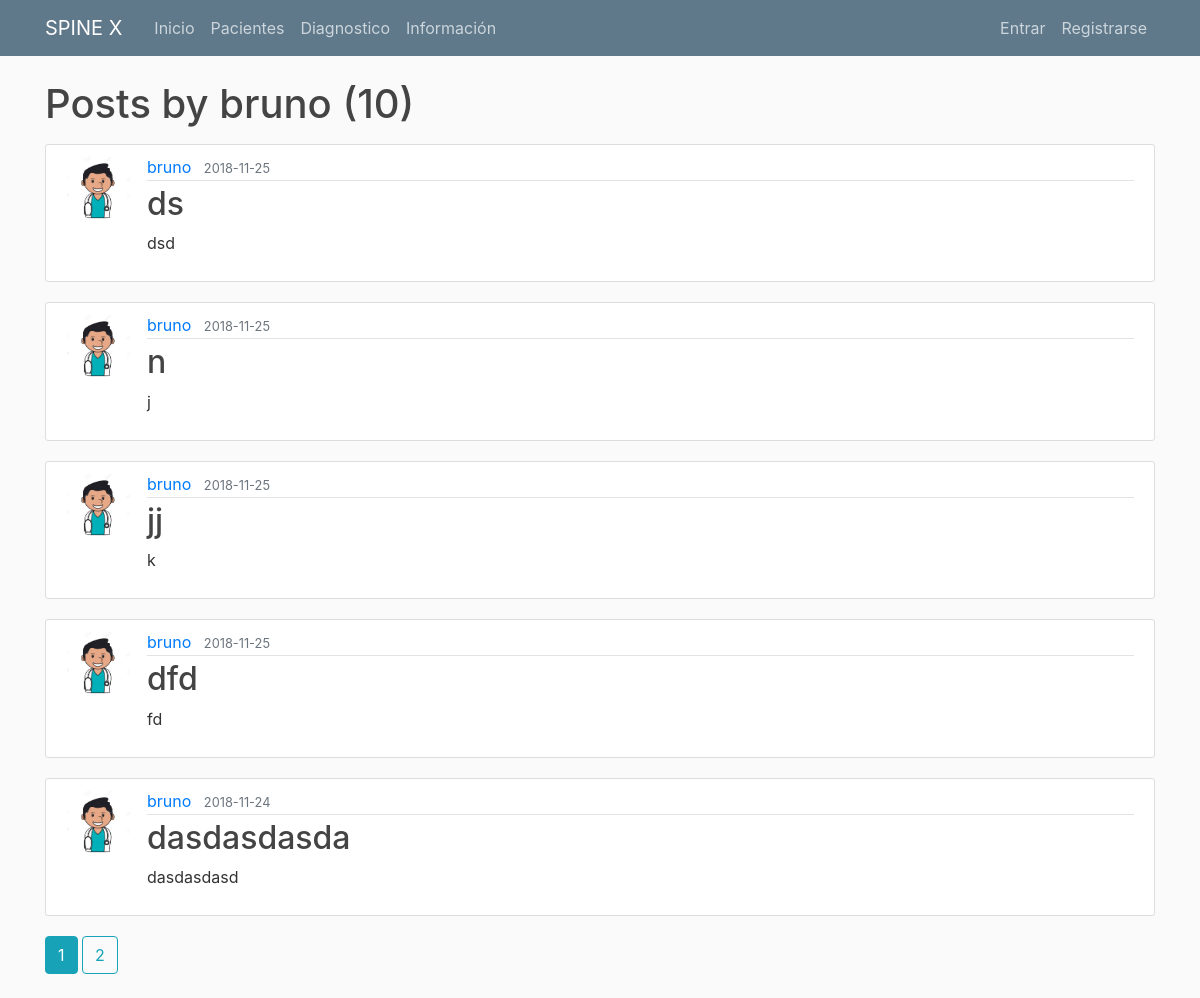
Page /user/bruno on the committed database.
### flaskblog/models.py (models this page shows, shortened)
class User(db.Model, UserMixin):
    id = db.Column(db.Integer, primary_key=True)
    username = db.Column(db.String(20), unique=True, nullable=False)
    email = db.Column(db.String(120), unique=True, nullable=False)
    image_file = db.Column(db.String(20), nullable=False, default='default.jpg')
    password = db.Column(db.String(60), nullable=False)
    posts = db.relationship('Post', backref='author', lazy=True)
    patients = db.relationship('Patient', backref='doctor', lazy=True)

class Post(db.Model):
    id = db.Column(db.Integer, primary_key=True)
    title = db.Column(db.String(100), nullable=False)
    date_posted = db.Column(db.DateTime, nullable=False, default=datetime.utcnow)
    content = db.Column(db.Text, nullable=False)
    user_id = db.Column(db.Integer, db.ForeignKey('user.id'), nullable=False)

### flaskblog/routes.py (the view)
@app.route("/user/<string:username>")
def user_posts(username):
    page = request.args.get('page', 1, type=int)
    user = User.query.filter_by(username=username).first_or_404()
    posts = Post.query.filter_by(author=user)\
        .order_by(Post.date_posted.desc())\
        .paginate(page=page, per_page=5)
    return render_template('user_posts.html', posts=posts, user=user)

### flaskblog/templates/user_posts.html
{% extends "layout.html" %}
{% block content %}
    <h1 class="mb-3">Posts by {{ user.username }} ({{ posts.total }})</h1>
    {% for post in posts.items %}
        <article class="media content-section">
          <img class="rounded-circle article-img" src="{{ url_for('static', filename='profile_pics/' + post.author.image_file) }}">
          <div class="media-body">
            <div class="article-metadata">
              <a class="mr-2" href="{{ url_for('user_posts', username=post.author.username) }}">{{ post.author.username }}</a>
              <small class="text-muted">{{ post.date_posted.strftime('%Y-%m-%d') }}</small>
            </div>
            <h2><a class="article-title" href="{{ url_for('post', post_id=post.id) }}">{{ post.title }}</a></h2>
            <p class="article-content">{{ post.content }}</p>
          </div>
        </article>
    {% endfor %}
    {% for page_num in posts.iter_pages(left_edge=1, right_edge=1, left_current=1, right_current=2) %}
      {% if page_num %}
        {% if posts.page == page_num %}
          <a class="btn btn-info mb-4" href="{{ url_for('user_posts', username=user.username, page=page_num) }}">{{ page_num }}</a>
        {% else %}
          <a class="btn btn-outline-info mb-4" href="{{ url_for('user_posts', username=user.username, page=page_num) }}">{{ page_num }}</a>
        {% endif %}
      {% else %}
        ...
      {% endif %}
    {% endfor %}
{% endblock content %}

### flaskblog/templates/layout.html (shortened to what this page needs)
<!DOCTYPE html>
<html>
<head>
    <link rel="stylesheet" href="https://maxcdn.bootstrapcdn.com/bootstrap/4.0.0/css/bootstrap.min.css">
    <link rel="stylesheet" type="text/css" href="{{ url_for('static', filename='main.css') }}">
</head>
<body>
    <header class="site-header">
      <nav class="navbar navbar-expand-md navbar-dark bg-steel fixed-top">
        <div class="container">
          <a class="navbar-brand mr-4" href="/">SPINE X</a>
          <div class="collapse navbar-collapse" id="navbarToggle">
            <div class="navbar-nav mr-auto">
              <a class="nav-item nav-link" href="{{ url_for('home') }}">Inicio</a>
              <a class="nav-item nav-link" href="{{ url_for('patient_wall') }}">Pacientes</a>
              <a class="nav-item nav-link" href="{{ url_for('diagnostic') }}">Diagnostico</a>
              <a class="nav-item nav-link" href="{{ url_for('about') }}">Información</a>
            </div>
            <div class="navbar-nav">
              {% if current_user.is_authenticated %}
                <a class="nav-item nav-link" href="{{ url_for('new_patient') }}">Nuevo Paciente</a>
                <a class="nav-item nav-link" href="{{ url_for('account') }}">Mi cuenta</a>
                <a class="nav-item nav-link" href="{{ url_for('logout') }}">Salir</a>
              {% else %}
                <a class="nav-item nav-link" href="{{ url_for('login') }}">Entrar</a>
                <a class="nav-item nav-link" href="{{ url_for('register') }}">Registrarse</a>
              {% endif %}
            </div>
          </div>
        </div>
      </nav>
    </header>
    <main role="main" class="container">
      <div class="row">
        <div class="col-md-12">
          {% block content %}{% endblock %}
        </div>
      </div>
    </main>
</body>
</html>

### flaskblog/static/main.css (style rules this page uses)
body { background: #fafafa; color: #333333; margin-top: 5rem; }
h1, h2, h3, h4, h5, h6 { color: #444444; }
.bg-steel { background-color: #5f788a; }
.site-header .navbar-nav .nav-link { color: #cbd5db; }
.content-section { background: #ffffff; padding: 10px 20px; border: 1px solid #dddddd; border-radius: 3px; margin-bottom: 20px; }
.article-title { color: #444444; }
.article-content { white-space: pre-line; }
.article-img { height: 65px; width: 65px; margin-right: 16px; }
.article-metadata { padding-bottom: 1px; margin-bottom: 4px; border-bottom: 1px solid #e3e3e3 }

### rows in the picture
User: username "bruno"
Post: image_file (picture), author.username "bruno", date_posted "2018-11-25", title "ds", content "dsd"
Post: image_file (picture), author.username "bruno", date_posted "2018-11-25", title "n", content "j"
Post: image_file (picture), author.username "bruno", date_posted "2018-11-25", title "jj", content "k"
Post: image_file (picture), author.username "bruno", date_posted "2018-11-25", title "dfd", content "fd"
Post: image_file (picture), author.username "bruno", date_posted "2018-11-24", title "dasdasdasda", content "dasdasdasd"

### other values in the picture
{{ posts.total }} "10"
{{ page_num }} "1"
{{ page_num }} "2"
